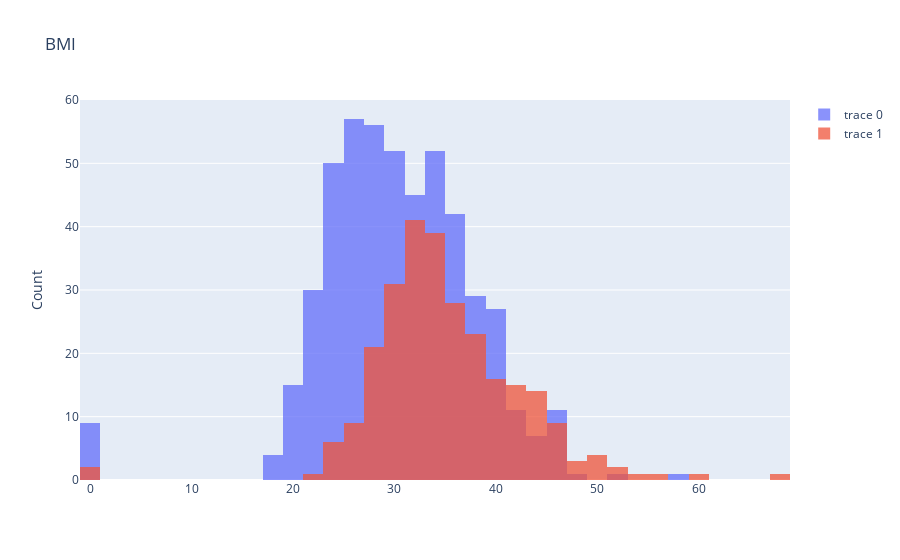

Source (notebook cell):
### Code cell
plotBarCat(df,df_name[5],'Outcome')

### Figure 1 — Plotly figure (JSON) as saved in the notebook; plotly's stock layout.template omitted (floating-point values rounded to 4 significant figures; data arrays with more than 128 entries replaced by an {"elided": "..."} marker saying what was removed)
{"data": [{"opacity": 0.75, "type": "histogram", "x": {"elided": "500 float values"}}, {"opacity": 0.75, "type": "histogram", "x": {"elided": "268 float values"}}], "layout": {"barmode": "overlay", "title": {"text": "BMI"}, "yaxis": {"title": {"text": "Count"}}}}
